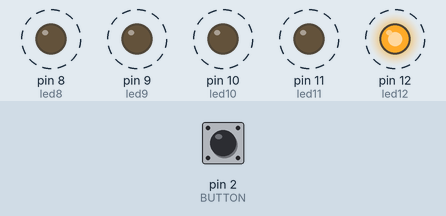
Simulated run of this sketch. Board: Arduino Uno, built with avr-gcc and run on an emulated ATmega328P. Shown: output pins drawn as LEDs (lit = HIGH). Dashed ring = blinking. The test bench sets the inputs (shaded band); at power-on: pin 2 (BUTTON) HIGH.

Above: at 1.2 s.
1.3 s: pin 2 (BUTTON) pulled LOW for 0.15 s
At 7.1 s:
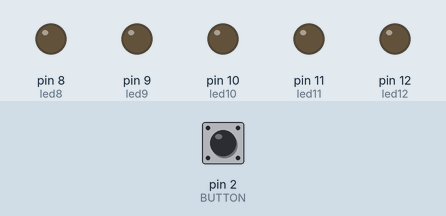
10.3 s: pin 2 (BUTTON) pulled LOW for 1 s
At 11.28 s:
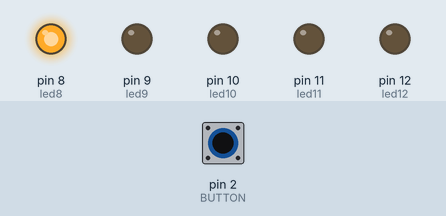
Timing chart, 0 to 29.0 s (numbered marks = the images above; inputs shaded):
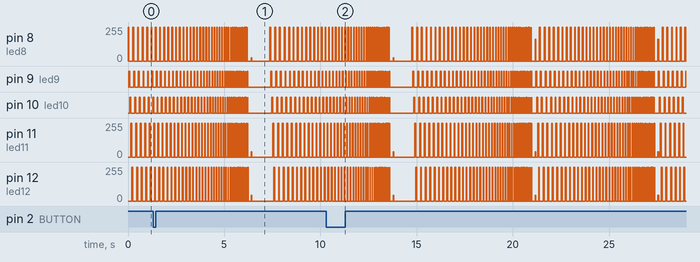

The sketch:

63010870_interrupt10.ino
```cpp
#define led8  8
#define led9  9
#define led10  10
#define led11  11
#define led12  12
#define BUTTON 2
int cheeck=0;
void setup()
{
 pinMode(led8, OUTPUT);
 pinMode(led9, OUTPUT);
 pinMode(led10, OUTPUT);
 pinMode(led11, OUTPUT);
 pinMode(led12, OUTPUT);

 pinMode(BUTTON, INPUT_PULLUP);

 attachInterrupt(digitalPinToInterrupt(BUTTON) ,switch1, CHANGE);
 Serial.begin(115200);
}

void switch1()
    {
       if(digitalRead(BUTTON) == LOW)
       {
          cheeck=1;
       }

       else
       {


       }

    }

void loop()
{
for (int i=50; i>0; i--)
{


         digitalWrite(led8, HIGH);
         delay(i);
         digitalWrite(led8, LOW);
         digitalWrite(led9, HIGH);
         delay(i);
         digitalWrite(led9, LOW);
         digitalWrite(led10, HIGH);
         delay(i);
         digitalWrite(led10, LOW);
         digitalWrite(led11, HIGH);
         delay(i);
         digitalWrite(led11, LOW);
         digitalWrite(led12, HIGH);
         delay(i);
         digitalWrite(led12, LOW);
         digitalWrite(13, LOW);
        if(i==1&&cheeck>0)
         {
            digitalWrite(13,HIGH);
            delay(1000);
            cheeck=0;
         }


}
}
```
